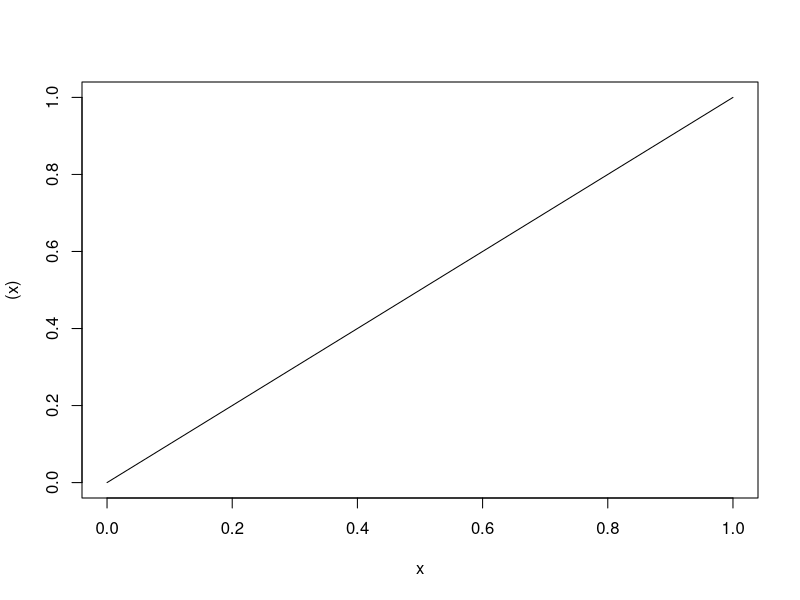
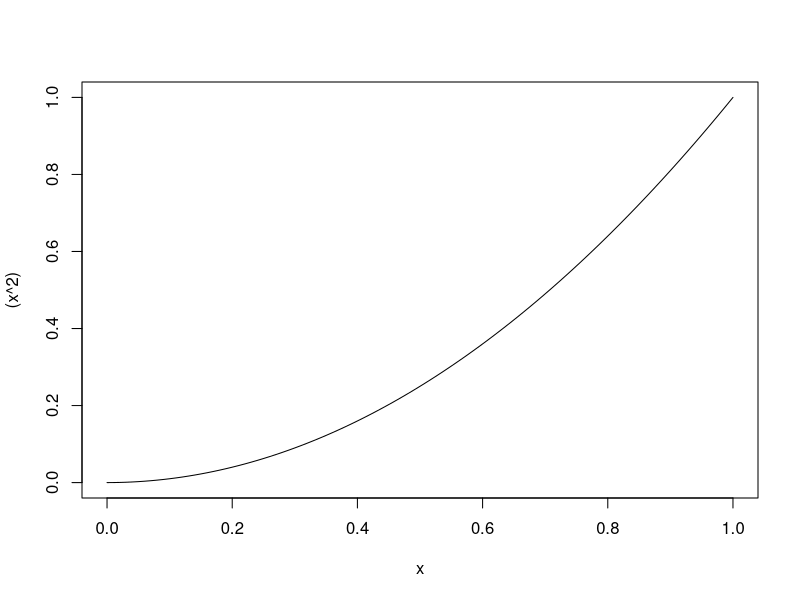

R code for these plots, in order: (Note: this script raises an error after producing the figures.)
# SOC 225: Lab 1
# Emma Bacarra
# 6/24/2024


# Welcome to the first Lab for SOC 225! These assignments will run through the basics of programming for data science, focusing on bringing in data, cleaning and preparing it for analysis, making exploratory tables, and some more advanced topics using data from the Internet


# Today, we're going to start at square 1; you should have R and RStudio installed on your computer. If you don't have these programs ready, follow the series of links in the Week1 Lecture Slides on Canvas.

# Lab Goals
# --Basics of R
# --Creating objects
# --Scripts
# --Libraries

# BASICS OF R

# First, note that this Lab takes the form of a .R file. These files are the basic file type used in writing programming files in R; think of them like a .docx for Microsoft Word or a .xlsx for Excel. R is the programming language that is used within R files. Up to this point of this document, the text has not been executable lines of code but rather comments. Comments are used to keep track of what lines of code do, leave notes or messages of what work needs to be continued, or describe how to complete a Lab assignment. Any line that includes a # will be a comment after that character.

# TASK 1 *****
# Make this line a comment.

# Besides just typing '#', you can also make a single line or a block of lines a comment by selecting the line and pressing 'Ctrl'+'Shift'+'C'.

# TASK 2 *****
# Make these lines

# comments please

# R is a programming language. If you haven't used a programming language before, think of it as a way to communicate with the computer in a way simpler than English, but more complex than 1's and 0's. By telling the computer what to do, we can get it to perform tasks, like data science. For starters, we'll ask it to do something very simple, an addition problem.

# To execute the line below, click your cursor on the line and hit the run button in the top right of this window, or press 'Ctrl'+'Enter'.
5+13

# Nice! R has more advanced calculations as well. A function is a set of lines of code with a reference name that the language has built into it (or that you write). To call a function, we write the reference name, and they usually take a value or two to help perform a task. Run and try to guess what some of the below functions mean.
sqrt(36)
max(12, 15, 3, -4, 22, 1, 2, 2)
abs(-3.2)
trunc(3.14159)
exp(10)

# If you see a function() you don't recognize, you can use '?' to pull up the help file that explains it in a different window. Try running the line below.
?exp

# TASK 3 *****
# Write a line of code that adds fifteen and seven and divides that total by the square root of 64

# R can act like a more advanced calculator too. Remember graphing calculators? R has you covered. These lines of code should open a graph in the same window as the help command.
curve((x))
curve((x^2))

# CREATING OBJECTS

# You learned about functions in the last section. R runs on functions, but to make them work we need to supply them with data. There are 4 basic data types in R: Characters, Logical, Numeric, and Factors.

# Characters are text, like letter, words, and sentences.
"This is a character"
"So is this"
"a"

# Logical values are either true or false. These are useful in creating and testing functions, but we can access them in a few easy ways
is.character("Is this a character?")
is.character(17)
15<2

# Numerics we've used a lot already: they're numbers!
log(17)
4*2

# Factors are unique in that they look like numbers, but often represent characters. We'll dive deeper into them when we look at importing and using data sets for analysis.

# TASK 4 ******
# Test what happens when you add two character values together. What happens? Test and explain below.
str1='Hello'
str2='world'
str1+str2
# console returns: "Error in str1 + str2 : non-numeric argument to binary operator" when running line 77 because you cant add strings together.
# however, if you wanted to print them out together, you would just concatenate them instead:
cat(str1, str2)

# So we know functions and characters, and we'll now add objects to the list. Objects allow you to store values of a variety of types and recall them for future use. At the simplest level, we can set each of our data types as objects.
a<-9
b<-"My second object"
c=is.numeric(15)

# Note that you can assign an object using either '<-' or '='. Also note 

# Objects can be much more complex. We can also create vectors, or a set of objects, of the same types. We create vectors using the notation 'c()'
vector1<-c(2,3,2,5,7,2,1)

# TASK 5 *****
#Explain what happens when you run the code below. Look closely at the saved value type.
vector2<-c(1,"12",5,32,"test")
typeof(vector1)
typeof(vector2)
# since the elements of vector2 are different types, the integers will be saved as strings

# Values saved as objects may or may not save when you close and reopen RStudio. You can also remove all objects from your environment by clicking the broom icon above the values or running the line of code below
rm(list=ls())

# A vector can be thought of as a line of values. What happens if we align multiple vectors horizontally or vertically? We get another object type called a data frame! These work almost like spreadsheets, and are the basic data storage unit in R. We'll talk much more about them on Wednesday, but for now we can make one below.
vector1<-c(1,2,3,4,5,6,7,8)
vector2<-c(11,12,13,14,15,16,17,18)
df1<-data.frame(vector1, vector2)

# Note that the data frame is shown differently in the Environment than vectors and single datum variables. To see what is looks like, click the name of the data frame or use the following command
View(df1)

# TASK 6 *****
# View df1. What values are in the second-to-last row?
# 7 and 17

# SCRIPTS

# Up till now we've been running single lines at a time. You'll note that this .R file is now more than 100 lines long. Data science analysis files are usually a series of commands that refer back to variables made earlier and run through complex functions and loops before generating output. We'll get there in the next month and a half, but for now try running the series of lines below. You can run multiple lines of code at once by highlighting it and hitting the Run button or pressing 'Ctrl'+'Enter'
test<-15
symptom<-4.3
blitz<-TRUE

while (test>12) {
  
  if(blitz==TRUE){
    
    print("Still good")
    
  }
  symptom<-symptom+5
  test=test-1
  
}

# TASK 7 *****
# What value is symptom after running the code above?
# 9.3

# LIBRARIES

# Today we've spent a lot of time running functions and testing code in R. The functions we've used today are all a part of the base R language; kinda like the Duolingo version of learning a new language, they're the parts you need to know but there are fancier tools out there. Sometimes, we'll need to use functions that are not in the base R language, and we download additional libraries to use those functions if someone has made them before. 

# Remember the concept of Tidy Data from lecture today? That idea originated here on R, and there is a whole suite of package meant to make data cleaning and manipulation easier. Let's download and load it up before we go.
install.packages("tidyverse")

# The code above downloads the tidyverse package, but we still need to load it into our environment.
library(tidyverse)

# We can see what it does by clicking the packages tab to the right and scrolling to it, or by typing the following:
help(tidyverse)

# TASK 8 *****
# Who is the Maintainer of the tidyverse package?
# hadley wickham

# That's it for today! Thanks for bearing with me as we get everyone up to speed on basic coding concepts. Next time we'll begin data loading and start to figure out how to get information ready for analysis.

# Quick Question: Please rate the difficulty of this lab from 1 to 5
1 # (i have a strong background in python and r already)

# Be sure to SAVE THIS FILE and upload it into Canvas when you have completed all 8 Tasks. Please submit as a .R file.